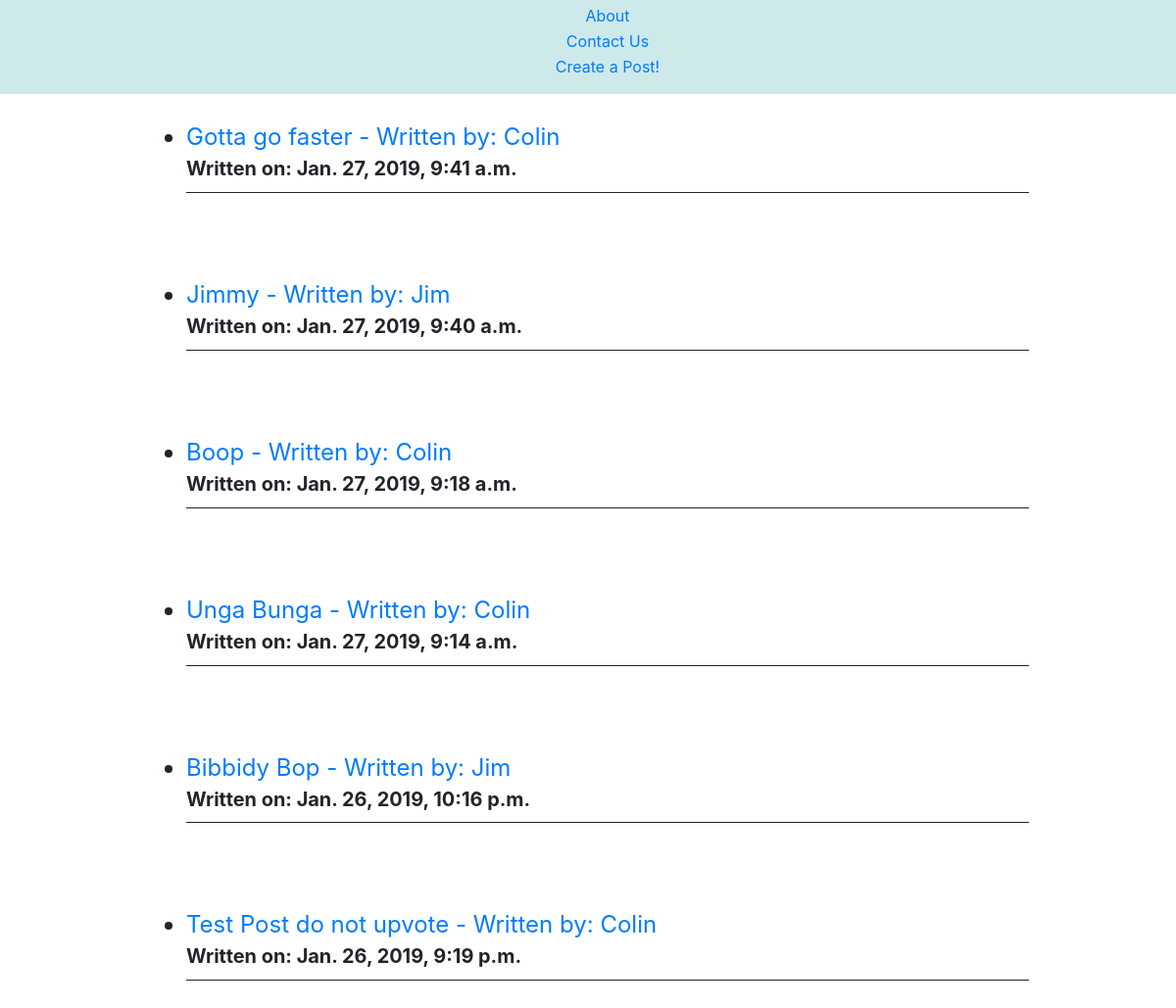
Before: / with the older database file.
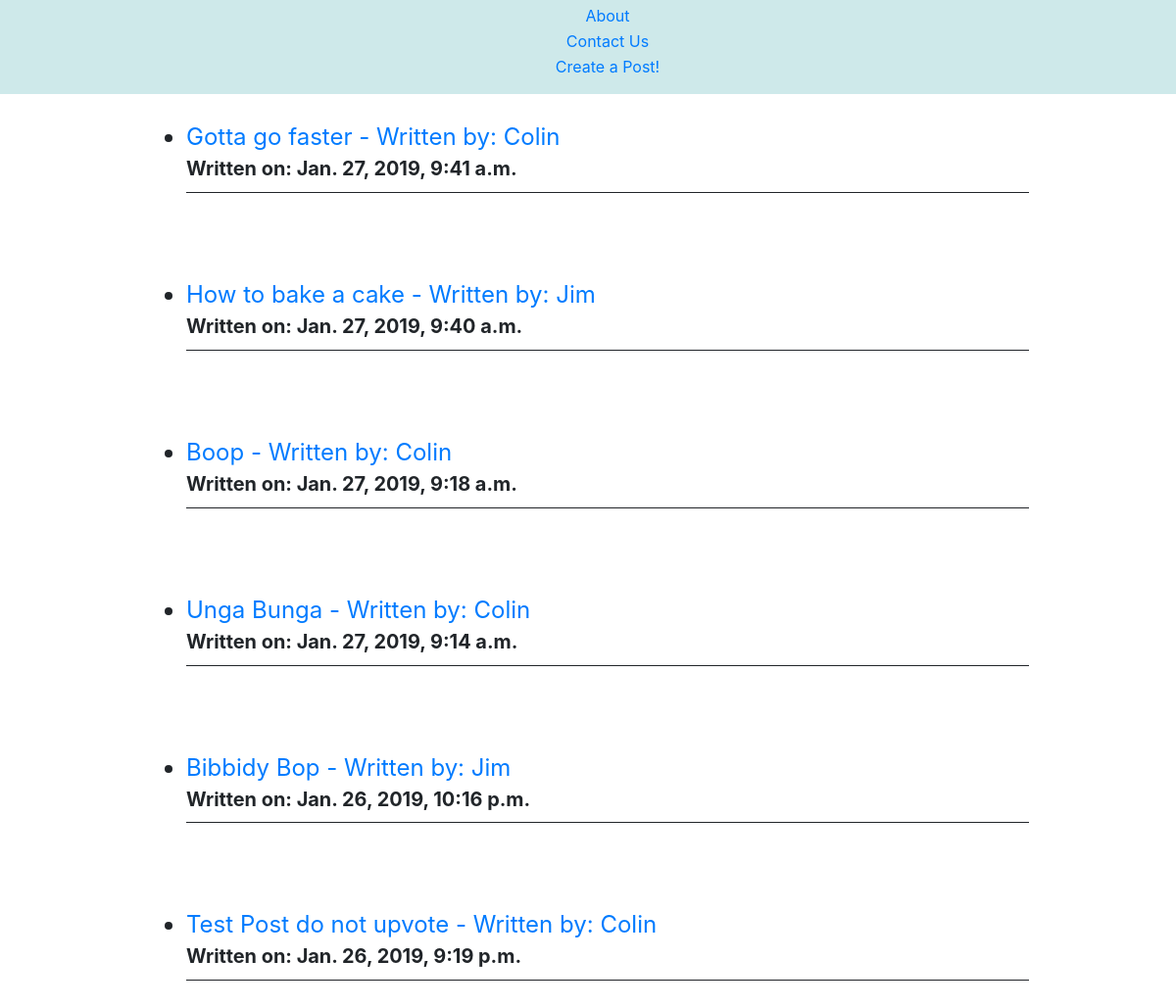
After: the same page with the newer database file.
### blog/models.py (models this page shows, shortened)
class Post(models.Model):
    title = models.CharField(max_length=50)
    description = models.CharField(max_length=300)
    author = models.ForeignKey(Author, on_delete=models.CASCADE)
    creation_date = models.DateTimeField('date created')

class Author(models.Model):
    author_name = models.CharField(max_length=30)
    bio = models.CharField(max_length=300)

### blog/views.py (the view)
# urls.py: path('', views.index, name='index'),
def index(request):
    a = Post.objects
    post_list = a.order_by('-creation_date')
    context = {'post_list':post_list }
    return render(request, 'blog/index.html',context)

### blog/templates/blog/index.html
{% load static %}
<head>
    <link rel="stylesheet" href="{% static 'blog/bootstrap-reboot.css' %}">
</head>
    <nav>
        <ul>
            <li><a href="#">About</a></li>
            <li><a href="#">Contact Us</a></li>
            <li><a href="/blog/creation"> Create a Post! </a></li>
        </ul>
    </nav>
    <main>
        {% if post_list %}
            <ul>
            {% for post in post_list %}
                <li><a href="/blog/{{ post.id }}/">{{ post.title }} - Written by: {{ post.author.author_name }} </a>
                <h5>Written on: {{post.creation_date}}</h5></li>
            {% endfor %}
            </ul>
        {% else %}
            <p>No posts are available.</p>
        {% endif %}
    </main>

Changed rows visible on the page:
changed Post: title "Jimmy" → "How to bake a cake"
